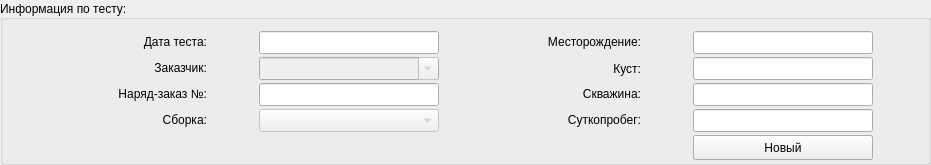
     <widget class="QGroupBox" name="groupTestInfo">
      <property name="geometry">
       <rect>
        <x>400</x>
        <y>150</y>
        <width>931</width>
        <height>165</height>
       </rect>
      </property>
      <property name="title">
       <string>Информация по тесту:</string>
      </property>
      <property name="alignment">
       <set>Qt::AlignLeading|Qt::AlignLeft|Qt::AlignVCenter</set>
      </property>
      <widget class="QWidget" name="gridLayoutWidget_3">
       <property name="geometry">
        <rect>
         <x>10</x>
         <y>30</y>
         <width>911</width>
         <height>131</height>
        </rect>
       </property>
       <property name="minimumSize">
        <size>
         <width>170</width>
         <height>0</height>
        </size>
       </property>
       <layout class="QGridLayout" name="gridTestInfo" columnstretch="1,0,0,0">
        <property name="horizontalSpacing">
         <number>5</number>
        </property>
        <property name="verticalSpacing">
         <number>2</number>
        </property>
        <item row="1" column="1">
         <widget class="QComboBox" name="cmbCustomer">
          <property name="enabled">
           <bool>false</bool>
          </property>
          <property name="sizePolicy">
           <sizepolicy hsizetype="Preferred" vsizetype="Fixed">
            <horstretch>0</horstretch>
            <verstretch>0</verstretch>
           </sizepolicy>
          </property>
          <property name="minimumSize">
           <size>
            <width>180</width>
            <height>23</height>
           </size>
          </property>
          <property name="maximumSize">
           <size>
            <width>180</width>
            <height>23</height>
           </size>
          </property>
          <property name="editable">
           <bool>true</bool>
          </property>
         </widget>
        </item>
        <item row="2" column="0">
         <widget class="QLabel" name="lbl13">
          <property name="sizePolicy">
           <sizepolicy hsizetype="Fixed" vsizetype="Fixed">
            <horstretch>0</horstretch>
            <verstretch>0</verstretch>
           </sizepolicy>
          </property>
          <property name="minimumSize">
           <size>
            <width>150</width>
            <height>0</height>
           </size>
          </property>
          <property name="maximumSize">
           <size>
            <width>150</width>
            <height>20</height>
           </size>
          </property>
          <property name="text">
           <string>Наряд-заказ №:</string>
          </property>
          <property name="alignment">
           <set>Qt::AlignRight|Qt::AlignTrailing|Qt::AlignVCenter</set>
          </property>
         </widget>
        </item>
        <item row="2" column="3">
         <widget class="QLineEdit" name="txtWell">
          <property name="sizePolicy">
           <sizepolicy hsizetype="Fixed" vsizetype="Fixed">
            <horstretch>0</horstretch>
            <verstretch>0</verstretch>
           </sizepolicy>
          </property>
          <property name="minimumSize">
           <size>
            <width>180</width>
            <height>23</height>
           </size>
          </property>
          <property name="maximumSize">
           <size>
            <width>180</width>
            <height>23</height>
           </size>
          </property>
          <property name="focusPolicy">
           <enum>Qt::ClickFocus</enum>
          </property>
          <property name="inputMethodHints">
           <set>Qt::ImhNone</set>
          </property>
          <property name="readOnly">
           <bool>true</bool>
          </property>
         </widget>
        </item>
        <item row="0" column="0">
         <widget class="QLabel" name="lbl11">
          <property name="sizePolicy">
           <sizepolicy hsizetype="Expanding" vsizetype="Fixed">
            <horstretch>0</horstretch>
            <verstretch>0</verstretch>
           </sizepolicy>
          </property>
          <property name="minimumSize">
           <size>
            <width>150</width>
            <height>0</height>
           </size>
          </property>
          <property name="maximumSize">
           <size>
            <width>150</width>
            <height>20</height>
           </size>
          </property>
          <property name="lineWidth">
           <number>-2</number>
          </property>
          <property name="text">
           <string>Дата теста:</string>
          </property>
          <property name="alignment">
           <set>Qt::AlignRight|Qt::AlignTrailing|Qt::AlignVCenter</set>
          </property>
         </widget>
        </item>
        <item row="4" column="3">
         <widget class="QWidget" name="widget_3" native="true">
          <property name="minimumSize">
           <size>
            <width>180</width>
            <height>25</height>
           </size>
          </property>
          <property name="maximumSize">
           <size>
            <width>180</width>
            <height>25</height>
           </size>
          </property>
          <widget class="QPushButton" name="btnTest_Save">
           <property name="geometry">
            <rect>
             <x>0</x>
             <y>0</y>
             <width>100</width>
             <height>25</height>
            </rect>
           </property>
           <property name="sizePolicy">
            <sizepolicy hsizetype="Maximum" vsizetype="Fixed">
             <horstretch>0</horstretch>
             <verstretch>0</verstretch>
            </sizepolicy>
           </property>
           <property name="minimumSize">
            <size>
             <width>100</width>
             <height>25</height>
            </size>
           </property>
           <property name="maximumSize">
            <size>
             <width>105</width>
             <height>25</height>
            </size>
           </property>
           <property name="text">
            <string>Сохранить</string>
           </property>
          </widget>
          <widget class="QPushButton" name="btnTest_Cancel">
           <property name="geometry">
            <rect>
             <x>100</x>
             <y>0</y>
             <width>80</width>
             <height>25</height>
            </rect>
           </property>
           <property name="sizePolicy">
            <sizepolicy hsizetype="Maximum" vsizetype="Fixed">
             <horstretch>0</horstretch>
             <verstretch>0</verstretch>
            </sizepolicy>
           </property>
           <property name="minimumSize">
            <size>
             <width>80</width>
             <height>25</height>
            </size>
           </property>
           <property name="maximumSize">
            <size>
             <width>85</width>
             <height>25</height>
            </size>
           </property>
           <property name="text">
            <string>Отмена</string>
           </property>
          </widget>
          <widget class="QPushButton" name="btnTest_New">
           <property name="geometry">
            <rect>
             <x>0</x>
             <y>0</y>
             <width>180</width>
             <height>25</height>
            </rect>
           </property>
           <property name="sizePolicy">
            <sizepolicy hsizetype="Maximum" vsizetype="Fixed">
             <horstretch>0</horstretch>
             <verstretch>0</verstretch>
            </sizepolicy>
           </property>
           <property name="minimumSize">
            <size>
             <width>180</width>
             <height>25</height>
            </size>
           </property>
           <property name="maximumSize">
            <size>
             <width>180</width>
             <height>23</height>
            </size>
           </property>
           <property name="text">
            <string>Новый</string>
           </property>
          </widget>
         </widget>
        </item>
        <item row="1" column="0">
         <widget class="QLabel" name="lbl12">
          <property name="sizePolicy">
           <sizepolicy hsizetype="Fixed" vsizetype="Fixed">
            <horstretch>0</horstretch>
            <verstretch>0</verstretch>
           </sizepolicy>
          </property>
          <property name="minimumSize">
           <size>
            <width>150</width>
            <height>0</height>
           </size>
          </property>
          <property name="maximumSize">
           <size>
            <width>150</width>
            <height>20</height>
           </size>
          </property>
          <property name="text">
           <string>Заказчик:</string>
          </property>
          <property name="alignment">
           <set>Qt::AlignRight|Qt::AlignTrailing|Qt::AlignVCenter</set>
          </property>
         </widget>
        </item>
        <item row="3" column="1">
         <widget class="QComboBox" name="cmbAssembly">
          <property name="enabled">
           <bool>false</bool>
          </property>
          <property name="minimumSize">
           <size>
            <width>180</width>
            <height>23</height>
           </size>
          </property>
          <property name="maximumSize">
           <size>
            <width>181</width>
            <height>23</height>
           </size>
          </property>
         </widget>
        </item>
        <item row="0" column="1">
         <widget class="QLineEdit" name="txtDateTime">
          <property name="sizePolicy">
           <sizepolicy hsizetype="Fixed" vsizetype="Fixed">
            <horstretch>0</horstretch>
            <verstretch>0</verstretch>
           </sizepolicy>
          </property>
          <property name="minimumSize">
           <size>
            <width>170</width>
            <height>23</height>
           </size>
          </property>
          <property name="maximumSize">
           <size>
            <width>180</width>
            <height>23</height>
           </size>
          </property>
          <property name="focusPolicy">
           <enum>Qt::NoFocus</enum>
          </property>
          <property name="inputMethodHints">
           <set>Qt::ImhNone</set>
          </property>
          <property name="readOnly">
           <bool>true</bool>
          </property>
         </widget>
        </item>
        <item row="1" column="3">
         <widget class="QLineEdit" name="txtLease">
          <property name="sizePolicy">
           <sizepolicy hsizetype="Fixed" vsizetype="Fixed">
            <horstretch>0</horstretch>
            <verstretch>0</verstretch>
           </sizepolicy>
          </property>
          <property name="minimumSize">
           <size>
            <width>180</width>
            <height>23</height>
           </size>
          </property>
          <property name="maximumSize">
           <size>
            <width>180</width>
            <height>23</height>
           </size>
          </property>
          <property name="focusPolicy">
           <enum>Qt::ClickFocus</enum>
          </property>
          <property name="inputMethodHints">
           <set>Qt::ImhNone</set>
          </property>
          <property name="readOnly">
           <bool>true</bool>
          </property>
         </widget>
        </item>
        <item row="3" column="0">
         <widget class="QLabel" name="lbl14">
          <property name="sizePolicy">
           <sizepolicy hsizetype="Fixed" vsizetype="Fixed">
            <horstretch>0</horstretch>
            <verstretch>0</verstretch>
           </sizepolicy>
          </property>
          <property name="minimumSize">
           <size>
            <width>150</width>
            <height>0</height>
           </size>
          </property>
          <property name="maximumSize">
           <size>
            <width>150</width>
            <height>20</height>
           </size>
          </property>
          <property name="text">
           <string>Сборка:</string>
          </property>
          <property name="alignment">
           <set>Qt::AlignRight|Qt::AlignTrailing|Qt::AlignVCenter</set>
          </property>
         </widget>
        </item>
        <item row="1" column="2">
         <widget class="QLabel" name="lbl16">
          <property name="sizePolicy">
           <sizepolicy hsizetype="Fixed" vsizetype="Fixed">
            <horstretch>0</horstretch>
            <verstretch>0</verstretch>
           </sizepolicy>
          </property>
          <property name="minimumSize">
           <size>
            <width>150</width>
            <height>0</height>
           </size>
          </property>
          <property name="maximumSize">
           <size>
            <width>150</width>
            <height>19</height>
           </size>
          </property>
          <property name="text">
           <string>Куст:</string>
          </property>
          <property name="alignment">
           <set>Qt::AlignRight|Qt::AlignTrailing|Qt::AlignVCenter</set>
          </property>
         </widget>
        </item>
        <item row="2" column="2">
         <widget class="QLabel" name="lbl17">
          <property name="sizePolicy">
           <sizepolicy hsizetype="Fixed" vsizetype="Fixed">
            <horstretch>0</horstretch>
            <verstretch>0</verstretch>
           </sizepolicy>
          </property>
          <property name="minimumSize">
           <size>
            <width>150</width>
            <height>0</height>
           </size>
          </property>
          <property name="maximumSize">
           <size>
            <width>150</width>
            <height>20</height>
           </size>
          </property>
          <property name="text">
           <string>Скважина:</string>
          </property>
          <property name="alignment">
           <set>Qt::AlignRight|Qt::AlignTrailing|Qt::AlignVCenter</set>
          </property>
         </widget>
        </item>
        <item row="2" column="1">
         <widget class="QLineEdit" name="txtOrderNum">
          <property name="enabled">
           <bool>true</bool>
          </property>
          <property name="sizePolicy">
           <sizepolicy hsizetype="Fixed" vsizetype="Fixed">
            <horstretch>0</horstretch>
            <verstretch>0</verstretch>
           </sizepolicy>
          </property>
          <property name="minimumSize">
           <size>
            <width>170</width>
            <height>23</height>
           </size>
          </property>
          <property name="maximumSize">
           <size>
            <width>180</width>
            <height>23</height>
           </size>
          </property>
          <property name="focusPolicy">
           <enum>Qt::ClickFocus</enum>
          </property>
          <property name="inputMethodHints">
           <set>Qt::ImhNone</set>
          </property>
          <property name="readOnly">
           <bool>true</bool>
          </property>
         </widget>
        </item>
        <item row="3" column="2">
         <widget class="QLabel" name="lbl18">
          <property name="sizePolicy">
           <sizepolicy hsizetype="Fixed" vsizetype="Fixed">
            <horstretch>0</horstretch>
            <verstretch>0</verstretch>
           </sizepolicy>
          </property>
          <property name="minimumSize">
           <size>
            <width>150</width>
            <height>0</height>
           </size>
          </property>
          <property name="maximumSize">
           <size>
            <width>150</width>
            <height>20</height>
           </size>
          </property>
          <property name="text">
           <string>Суткопробег:</string>
          </property>
          <property name="alignment">
           <set>Qt::AlignRight|Qt::AlignTrailing|Qt::AlignVCenter</set>
          </property>
         </widget>
        </item>
        <item row="0" column="3">
         <widget class="QLineEdit" name="txtLocation">
          <property name="sizePolicy">
           <sizepolicy hsizetype="Fixed" vsizetype="Fixed">
            <horstretch>0</horstretch>
            <verstretch>0</verstretch>
           </sizepolicy>
          </property>
          <property name="minimumSize">
           <size>
            <width>180</width>
            <height>23</height>
           </size>
          </property>
          <property name="maximumSize">
           <size>
            <width>180</width>
            <height>23</height>
           </size>
          </property>
          <property name="focusPolicy">
           <enum>Qt::ClickFocus</enum>
          </property>
          <property name="inputMethodHints">
           <set>Qt::ImhNone</set>
          </property>
          <property name="readOnly">
           <bool>true</bool>
          </property>
         </widget>
        </item>
        <item row="0" column="2">
         <widget class="QLabel" name="lbl15">
          <property name="sizePolicy">
           <sizepolicy hsizetype="Fixed" vsizetype="Fixed">
            <horstretch>0</horstretch>
            <verstretch>0</verstretch>
           </sizepolicy>
          </property>
          <property name="minimumSize">
           <size>
            <width>150</width>
            <height>0</height>
           </size>
          </property>
          <property name="maximumSize">
           <size>
            <width>150</width>
            <height>20</height>
           </size>
          </property>
          <property name="text">
           <string>Месторождение:</string>
          </property>
          <property name="alignment">
           <set>Qt::AlignRight|Qt::AlignTrailing|Qt::AlignVCenter</set>
          </property>
         </widget>
        </item>
        <item row="3" column="3">
         <widget class="QLineEdit" name="txtDaysRun">
          <property name="sizePolicy">
           <sizepolicy hsizetype="Fixed" vsizetype="Fixed">
            <horstretch>0</horstretch>
            <verstretch>0</verstretch>
           </sizepolicy>
          </property>
          <property name="minimumSize">
           <size>
            <width>180</width>
            <height>23</height>
           </size>
          </property>
          <property name="maximumSize">
           <size>
            <width>180</width>
            <height>23</height>
           </size>
          </property>
          <property name="focusPolicy">
           <enum>Qt::ClickFocus</enum>
          </property>
          <property name="inputMethodHints">
           <set>Qt::ImhNone</set>
          </property>
          <property name="readOnly">
           <bool>true</bool>
          </property>
         </widget>
        </item>
       </layout>
      </widget>
     </widget>
